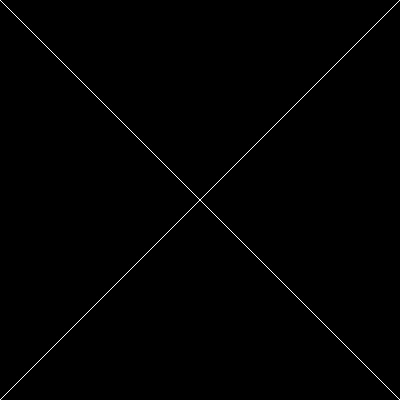
Frame 1 (no input)
Frame 60 (no input): identical to frame 1, image omitted
Frame 120 (the mouse pressed at the canvas centre since frame 60): identical to frame 1, image omitted

The p5.js sketch that drew this single still picture (run headless with seeded random() and noise() and a simulated clock; from frame 60 on, the mouse is pressed at the canvas centre):

// p5.js sketch
// ── sketch.js
function setup() {
    createCanvas(400, 400);
}

function draw() {
    background(0);
    stroke(255)
    line(0, 0, 400, 400);
    line(400, 0, 0, 400)
}
